Frame 1 (no input): blank canvas, image omitted
Frame 60 (the mouse pressed at the canvas centre just before this capture): blank canvas, image omitted
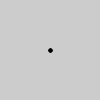
Frame 120 (the mouse held since frame 60 and released just before this capture)

The Processing sketch whose frames 1 and 60 were blank and that drew this single picture after the mouse press (run headless with seeded random() and noise(); from frame 60 on, the mouse is pressed at the canvas centre):

// Processing sketch: processing
// ── processing.pde
int currentFrame=0;
PImage[] frames=new PImage[12];
int lastTime=0;

void setup(){
  size(100,100);
  smooth();
  strokeWeight(4);
  background(204);
  for(int i=0;i<frames.length;i++){
    frames[i]=get();
  }
}

void draw(){
  int currentTime=millis();
  if(currentTime>lastTime+100){
    nextFrame();
    lastTime=currentTime;
  }
  if(mousePressed==true){
    line(pmouseX,pmouseY,mouseX,mouseY);
  }
}

void nextFrame(){
  frames[currentFrame]=get();
  currentFrame++;
  if(currentFrame>=frames.length){
    currentFrame=0;
  }
  image(frames[currentFrame],0,0);
}
